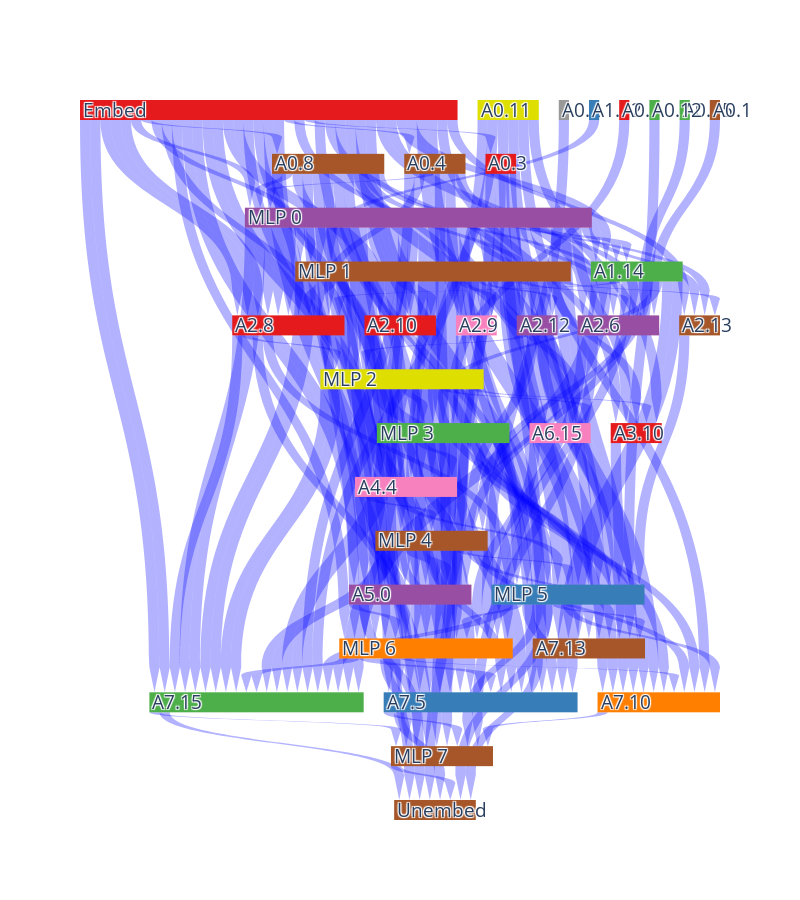

Notebook code for this chart:
### Code cell
test_model(patched_model, train_loader)

### Figure 1 — Plotly figure (JSON) as saved in the notebook; plotly's stock layout.template omitted (floating-point values rounded to 4 significant figures; data arrays with more than 128 entries replaced by an {"elided": "..."} marker saying what was removed)
{"data": [{"arrangement": "perpendicular", "domain": {"y": [0, 1]}, "link": {"arrowlen": 25, "color": {"elided": "222 str values"}, "label": {"elided": "222 str values"}, "source": {"elided": "222 int values"}, "target": {"elided": "222 int values"}, "value": {"elided": "222 int values"}}, "node": {"color": {"elided": "138 str values"}, "label": {"elided": "138 str values"}, "line": {"width": 0}}, "orientation": "v", "type": "sankey"}], "layout": {"height": 900, "plot_bgcolor": "blue", "width": 800}}
